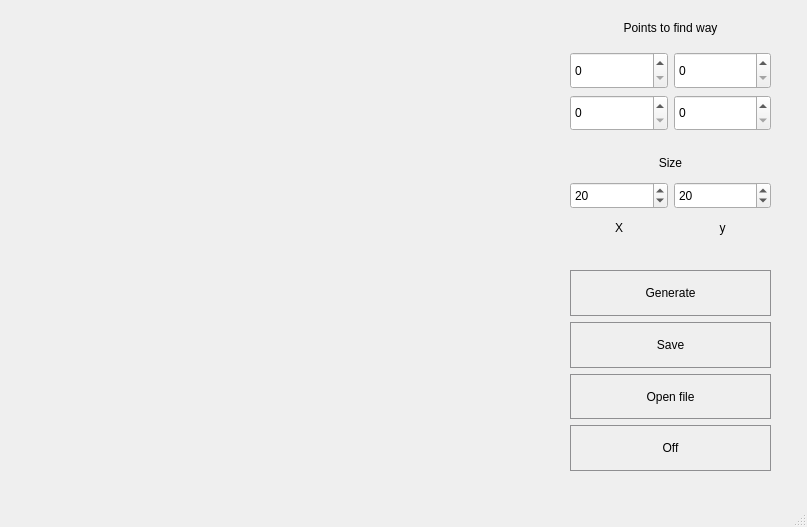
<?xml version="1.0" encoding="UTF-8"?>
<ui version="4.0">
 <class>MainWindow</class>
 <widget class="QMainWindow" name="MainWindow">
  <property name="geometry">
   <rect>
    <x>0</x>
    <y>0</y>
    <width>807</width>
    <height>527</height>
   </rect>
  </property>
  <property name="minimumSize">
   <size>
    <width>807</width>
    <height>527</height>
   </size>
  </property>
  <property name="maximumSize">
   <size>
    <width>807</width>
    <height>527</height>
   </size>
  </property>
  <property name="windowTitle">
   <string>MainWindow</string>
  </property>
  <property name="styleSheet">
   <string notr="true"/>
  </property>
  <widget class="QWidget" name="centralwidget">
   <widget class="QWidget" name="verticalLayoutWidget">
    <property name="geometry">
     <rect>
      <x>570</x>
      <y>270</y>
      <width>201</width>
      <height>201</height>
     </rect>
    </property>
    <layout class="QVBoxLayout" name="verticalLayout">
     <item>
      <widget class="QPushButton" name="Generate">
       <property name="sizePolicy">
        <sizepolicy hsizetype="Preferred" vsizetype="Preferred">
         <horstretch>0</horstretch>
         <verstretch>0</verstretch>
        </sizepolicy>
       </property>
       <property name="styleSheet">
        <string notr="true"> QPushButton {
     border: 1px solid #8f8f91;
 }

 QPushButton:pressed {
     background-color: qlineargradient(x1: 0, y1: 0, x2: 0, y2: 1,
                                       stop: 0 #dadbde, stop: 1 #f6f7fa);
 }</string>
       </property>
       <property name="text">
        <string>Generate</string>
       </property>
      </widget>
     </item>
     <item>
      <widget class="QPushButton" name="Save_labirint">
       <property name="sizePolicy">
        <sizepolicy hsizetype="Preferred" vsizetype="Preferred">
         <horstretch>0</horstretch>
         <verstretch>0</verstretch>
        </sizepolicy>
       </property>
       <property name="styleSheet">
        <string notr="true"> QPushButton {
     border: 1px solid #8f8f91;
 }

 QPushButton:pressed {
     background-color: qlineargradient(x1: 0, y1: 0, x2: 0, y2: 1,
                                       stop: 0 #dadbde, stop: 1 #f6f7fa);
 }</string>
       </property>
       <property name="text">
        <string>Save</string>
       </property>
      </widget>
     </item>
     <item>
      <widget class="QPushButton" name="Open_file">
       <property name="sizePolicy">
        <sizepolicy hsizetype="Preferred" vsizetype="Preferred">
         <horstretch>0</horstretch>
         <verstretch>0</verstretch>
        </sizepolicy>
       </property>
       <property name="styleSheet">
        <string notr="true"> QPushButton {
     border: 1px solid #8f8f91;
 }

 QPushButton:pressed {
     background-color: qlineargradient(x1: 0, y1: 0, x2: 0, y2: 1,
                                       stop: 0 #dadbde, stop: 1 #f6f7fa);
 }</string>
       </property>
       <property name="text">
        <string>Open file</string>
       </property>
      </widget>
     </item>
     <item>
      <widget class="QPushButton" name="Off">
       <property name="sizePolicy">
        <sizepolicy hsizetype="Preferred" vsizetype="Preferred">
         <horstretch>0</horstretch>
         <verstretch>0</verstretch>
        </sizepolicy>
       </property>
       <property name="styleSheet">
        <string notr="true"> QPushButton {
     border: 1px solid #8f8f91;
 }

 QPushButton:pressed {
     background-color: qlineargradient(x1: 0, y1: 0, x2: 0, y2: 1,
                                       stop: 0 #dadbde, stop: 1 #f6f7fa);
 }</string>
       </property>
       <property name="text">
        <string>Off</string>
       </property>
      </widget>
     </item>
    </layout>
   </widget>
   <widget class="QWidget" name="gridLayoutWidget">
    <property name="geometry">
     <rect>
      <x>570</x>
      <y>10</y>
      <width>201</width>
      <height>121</height>
     </rect>
    </property>
    <layout class="QGridLayout" name="gridLayout">
     <item row="1" column="0">
      <widget class="QSpinBox" name="start_x_point">
       <property name="sizePolicy">
        <sizepolicy hsizetype="Preferred" vsizetype="Preferred">
         <horstretch>0</horstretch>
         <verstretch>0</verstretch>
        </sizepolicy>
       </property>
      </widget>
     </item>
     <item row="0" column="0" colspan="2">
      <widget class="QLabel" name="points_label">
       <property name="styleSheet">
        <string notr="true"/>
       </property>
       <property name="text">
        <string>Points to find way</string>
       </property>
       <property name="alignment">
        <set>Qt::AlignCenter</set>
       </property>
      </widget>
     </item>
     <item row="1" column="1">
      <widget class="QSpinBox" name="start_y_point">
       <property name="sizePolicy">
        <sizepolicy hsizetype="Preferred" vsizetype="Preferred">
         <horstretch>0</horstretch>
         <verstretch>0</verstretch>
        </sizepolicy>
       </property>
      </widget>
     </item>
     <item row="2" column="1">
      <widget class="QSpinBox" name="finish_y_point">
       <property name="sizePolicy">
        <sizepolicy hsizetype="Preferred" vsizetype="Preferred">
         <horstretch>0</horstretch>
         <verstretch>0</verstretch>
        </sizepolicy>
       </property>
       <property name="displayIntegerBase">
        <number>10</number>
       </property>
      </widget>
     </item>
     <item row="2" column="0">
      <widget class="QSpinBox" name="finish_x_point">
       <property name="sizePolicy">
        <sizepolicy hsizetype="Preferred" vsizetype="Preferred">
         <horstretch>0</horstretch>
         <verstretch>0</verstretch>
        </sizepolicy>
       </property>
      </widget>
     </item>
    </layout>
   </widget>
   <widget class="QWidget" name="gridLayoutWidget_2">
    <property name="geometry">
     <rect>
      <x>570</x>
      <y>150</y>
      <width>201</width>
      <height>91</height>
     </rect>
    </property>
    <layout class="QGridLayout" name="gridLayout_3">
     <item row="2" column="1">
      <widget class="QLabel" name="Finish_3">
       <property name="text">
        <string>y</string>
       </property>
       <property name="alignment">
        <set>Qt::AlignCenter</set>
       </property>
      </widget>
     </item>
     <item row="1" column="0">
      <widget class="QSpinBox" name="Size_x">
       <property name="sizePolicy">
        <sizepolicy hsizetype="Preferred" vsizetype="Preferred">
         <horstretch>0</horstretch>
         <verstretch>0</verstretch>
        </sizepolicy>
       </property>
       <property name="styleSheet">
        <string notr="true"/>
       </property>
       <property name="minimum">
        <number>1</number>
       </property>
       <property name="maximum">
        <number>50</number>
       </property>
       <property name="value">
        <number>20</number>
       </property>
      </widget>
     </item>
     <item row="1" column="1">
      <widget class="QSpinBox" name="Size_y">
       <property name="sizePolicy">
        <sizepolicy hsizetype="Preferred" vsizetype="Preferred">
         <horstretch>0</horstretch>
         <verstretch>0</verstretch>
        </sizepolicy>
       </property>
       <property name="minimum">
        <number>1</number>
       </property>
       <property name="maximum">
        <number>50</number>
       </property>
       <property name="value">
        <number>20</number>
       </property>
      </widget>
     </item>
     <item row="2" column="0">
      <widget class="QLabel" name="x_size_lable">
       <property name="text">
        <string>X</string>
       </property>
       <property name="alignment">
        <set>Qt::AlignCenter</set>
       </property>
      </widget>
     </item>
     <item row="0" column="0" colspan="2">
      <widget class="QLabel" name="y_size_label">
       <property name="text">
        <string>Size</string>
       </property>
       <property name="alignment">
        <set>Qt::AlignCenter</set>
       </property>
      </widget>
     </item>
    </layout>
   </widget>
  </widget>
  <widget class="QMenuBar" name="menubar">
   <property name="geometry">
    <rect>
     <x>0</x>
     <y>0</y>
     <width>807</width>
     <height>24</height>
    </rect>
   </property>
  </widget>
  <widget class="QStatusBar" name="statusbar"/>
 </widget>
 <resources/>
 <connections/>
</ui>
